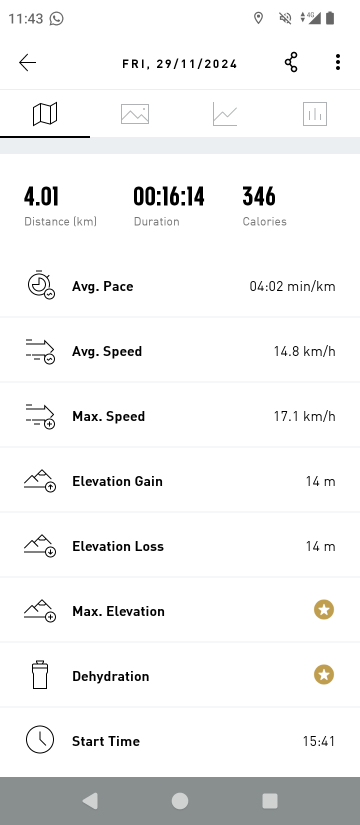
#> input picture media/workout1.png, 720 x 1650 px (shown at 1/2 size); its folder holds only this picture in this run
$ python main.py
#> lines starting #> are read from the running program, lines starting #| are printed output that depends on the picture
import os
import pytesseract
import cv2
import json

workouts = []

tesseract_path = os.path.join(os.path.dirname(__file__), 'Tesseract-OCR', 'tesseract.exe')
pytesseract.pytesseract.tesseract_cmd = tesseract_path

img_dir_path = "media"
images = []

for file in os.listdir(img_dir_path):
    file_path = os.path.join(img_dir_path, file)

    images.append(file_path)

for image in images:
    workout = {}

    img = cv2.imread(image)
#> img is the input picture: shape (1650, 720, 3); mean B, G, R 242.4, 242.5, 242.1
    # cv2.imshow("Image", img)

    date = img[100:180, 220:500]
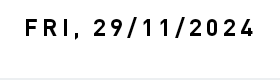
#> date: shape (80, 280, 3); mean B, G, R 241.9, 241.9, 241.8
#> (the run stopped early here; a loop or call above may not have finished)
